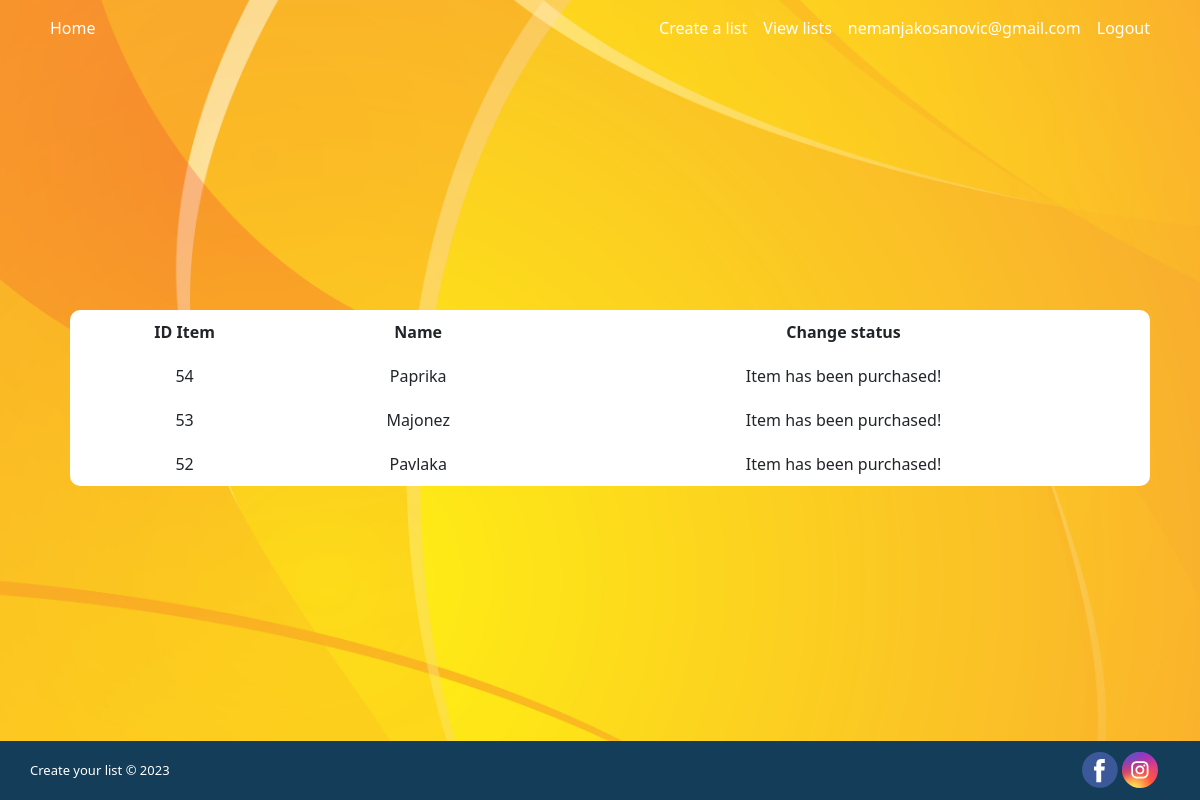
Page /checkList.php?id_list=42 (signed in) on the committed database.
### tables this page shows
CREATE TABLE IF NOT EXISTS `list_items` (
  `id_list_item` int(11) NOT NULL AUTO_INCREMENT,
  `id_item` int(11) NOT NULL,
  `id_list` int(11) NOT NULL,
  `status` enum('0','1') NOT NULL DEFAULT '0',
  PRIMARY KEY (`id_list_item`),
  KEY `id_item` (`id_item`),
  KEY `id_list` (`id_list`)
);

CREATE TABLE IF NOT EXISTS `items` (
  `id_item` int(11) NOT NULL AUTO_INCREMENT,
  `name` varchar(255) NOT NULL,
  PRIMARY KEY (`id_item`)
);

### checkList.php (the view, shortened to what this page needs)
<!DOCTYPE html>
<html lang="en">
<head>
    <link rel="stylesheet" href="./css/custom.css">
    <link rel="stylesheet" href="https://cdn.jsdelivr.net/npm/bootstrap@5.2.3/dist/css/bootstrap.min.css"/>
</head>
<body id="list_body">
    <?php
    require_once 'config/functions.php';
    ?>
    <nav class="navbar navbar_index navbar-expand-lg">
        <div class="container-fluid container">
            <div class="collapse navbar-collapse" id="navbarSupportedContent">
            <ul class="navbar-nav me-auto mb-2 mb-lg-0 links">
                <li class="nav-item logo">
                <a class="nav-link" aria-current="page" href="index.php">Home</a>
                </li>
            </ul>
            <ul class="navbar-nav buttons">
                <?php
                if (!isset($_SESSION['username']) OR !isset($_SESSION['id_user']) OR !is_int($_SESSION['id_user'])) {
                    echo '<li class="nav-item create_event_btn">';
                    echo '<a class="nav-link" href="./login.php">Create a list</a>';
                    echo '</li>';
                    echo '<li class="nav-item sign_up_btn">';
                    echo '<a class="nav-link" href="./sign_up.php">Sign Up</a>';
                    echo '</li>';
                    echo '<li class="nav-item log_in_btn">';
                    echo '<a class="nav-link" href="./login.php">Log in</a>';
                    echo '</li>';
                }
                else{
                    echo '<li class="nav-item create_event_btn">';
                    echo '<a class="nav-link" href="./list.php">Create a list</a>';
                    echo '</li>';
                    echo '<li>';
                    echo '<a class="nav-link" href="./view_lists.php">View lists</a>';
                    echo '</li>';
                    echo '<li>';
                    echo '<a class="nav-link" href="./profile.php">' . $_SESSION["username"] . '</a>';
                    echo '</li>';
                    echo '<li>';
                    echo '<a class="nav-link" href="./config/logout.php">Logout</a>';
                    echo '</li>';
                    echo '</ul>';
                }
                ?>
            </div>
        </div>
    </nav>
    <main>
        <div class="view-a-list checkList col-md-12 align-center">
            <table>
                <tr>
                    <th>ID Item</th>
                    <th>Name</th>
                    <th>Change status
                </tr>
                <?php
                    if (isset($_GET["id_list"]) and is_numeric($_GET['id_list'])) {
                        $l = (int)$_GET["id_list"];
                        echo '<div class="list-item col-12 col-sm-12 col-md-12">';
                        $sql = "
                            SELECT li.*, i.name, l.status AS state FROM list_items li
                            LEFT JOIN items i ON li.id_item = i.id_item
                            LEFT JOIN list l ON li.id_list = l.id_list
                            WHERE li.id_list = $l ";
                        $q = $pdo->query($sql);
                        $q -> setFetchMode(PDO::FETCH_ASSOC);
                        while($row = $q -> fetch()) {
                        ?>
                            <tr class="<?php echo ($row['id_item'])?>"><td><?php echo ($row['id_item'])?></td><td><?php echo mb_strimwidth($row['name'], 0, 15, "...");?></td><?php if($row['state'] != 'finished') { ?><td><input type="checkbox" class="checkListBox" name="checkListBox" id="<?php echo $row['id_item'] ?>" name="<?php echo $row['id_item'] ?>" value="0"></td><?php } else { ?> <td>Item has been purchased!</td <?php } ?></tr>
                        <?php }
                        echo '</div>';
                    }
                ?>
            </table>
        </div>
    </main>
    <footer class="">
        <div class="container">
            <div class="row">
            <div class="categories col-6 col-md-9">
                <p>Create your list © 2023</p>
            </div>
            <div class="social-medias col-6 col-md-3">
                <div class="icons">
                <a>
                </a>
                <a>
                </a>
                </div>
            </div>
            </div>
        </div>
    </footer>
</body>
</html>

### css/custom.css (style rules this page uses)
#login_body, #list_body { display: flex; flex-direction: column; min-height: 100dvh; background-image: url(../img/background.jpg); background-repeat: no-repeat; background-size: cover; }
main { flex: 1; display: flex; align-content: center; align-items: center; }
nav.navbar { background-color: transparent; }
footer { background-color: #143d59; }
footer .categories { align-items: center; display: flex; align-content: center; padding: 20px 0; }
footer .social-medias { display: flex; align-items: center; justify-content: flex-end; }
footer p { margin-bottom: 0; color: #fff; font-size: 13px; }
.navbar .nav-link { color: #FFF; }
.view-a-list { margin: 0 10px; }
.view-a-list table { width: 90%; margin: 0 auto; border-radius: 10px; background: white; max-height: 10px; overflow-y: auto; }
.view-a-list td, .view-a-list th { padding: 10px; }
.list-item { text-align: center; }
.checkList { text-align: center; }

### rows in the picture
list_items: id_item "54", id_item.name "Paprika"
list_items: id_item "53", id_item.name "Majonez"
list_items: id_item "52", id_item.name "Pavlaka"

### other values in the picture
$_SESSION["username"] "nemanjakosanovic@gmail.com"
